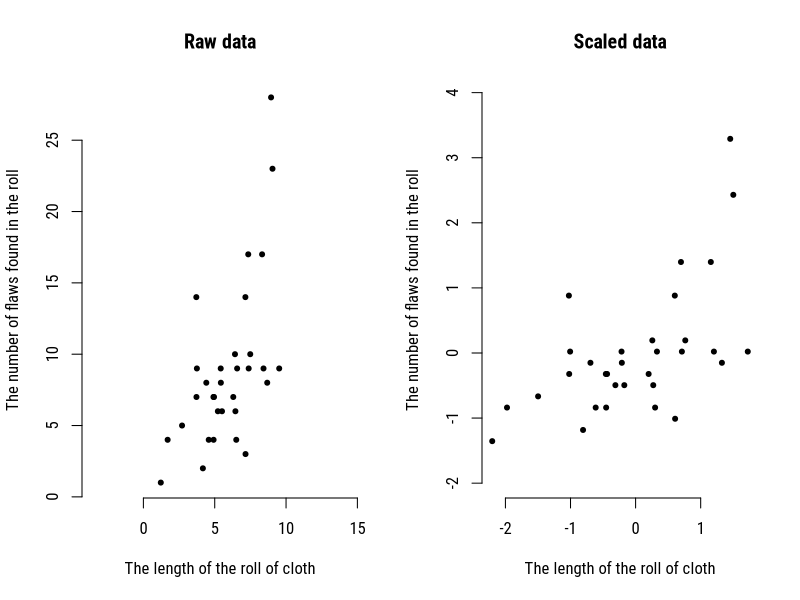
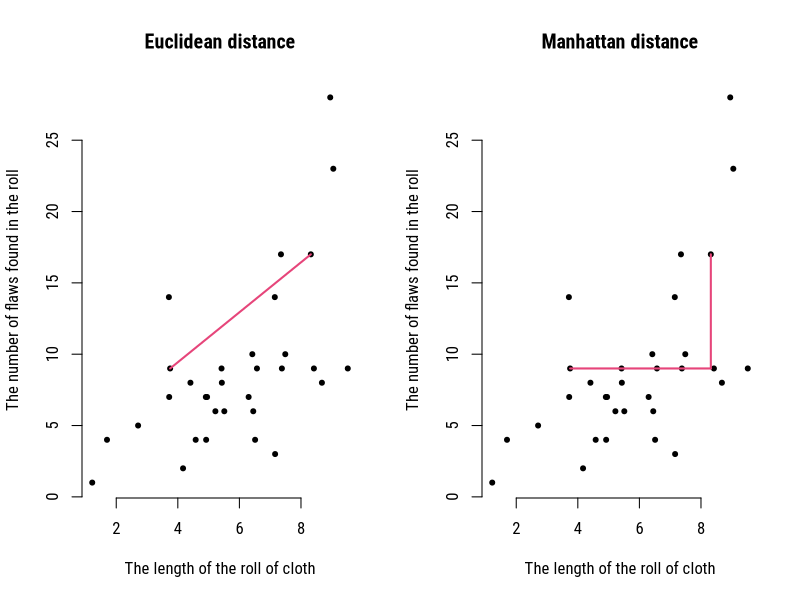

Reproduce these figures in R, in order. (Note: this script raises an error after producing the figures.)
## ---- chunk 1
# Settings
knitr::opts_chunk$set(echo = F, warning = F, message = F, dpi = 200, fig.height = 4)
# Load packages
library('magrittr');library('knitr')
library('cluster')
# Options
options(scipen = F, digits = 3)
# Set colors
Col <- c(red = '#e6457a', green = '#b0e645', blue = '#45cbe6')
## ---- chunk 2
data(cloth, package = 'boot')
par(bty = 'n', family = 'RobotoCondensed', mfrow = 1:2)
plot(cloth, main = "Raw data", 
     xlab = "The length of the roll of cloth", 
     ylab = "The number of flaws found in the roll", 
     pch = 20, asp = 1)
plot(scale(cloth), main = "Scaled data", 
     xlab = "The length of the roll of cloth", 
     ylab = "The number of flaws found in the roll", 
     pch = 20, asp = 1)
## ---- chunk 3
# Visualizatin of Euclidean and Manhattan distances
x <- cloth[c(6,27), 1]; y <- cloth[c(6,27), 2]
par(bty = 'n', family = 'RobotoCondensed', mfrow = 1:2)
# Euclidean
plot(cloth, main = "Euclidean distance", 
     xlab = "The length of the roll of cloth", 
     ylab = "The number of flaws found in the roll", pch = 20)
lines(x[1:2], y[1:2], col = Col['red'], lwd = 2)
# Manhattan
plot(cloth, main = "Manhattan distance", 
     xlab = "The length of the roll of cloth", 
     ylab = "The number of flaws found in the roll", pch = 20)
lines(c(x[1], x[2]), c(y[1], y[1]), col = Col['red'], lwd = 2)
lines(c(x[2], x[2]), c(y[1], y[2]), col = Col['red'], lwd = 2)
## ---- chunk 4
data('Hawks', package = 'Stat2Data')
tail(Hawks[10:19], 10) %>% kable
## ---- chunk 5
Sample <- Hawks[6:11, c(10,14)]
par(bty = 'n', family = 'RobotoCondensed', mar = c(4,4,0,0))
plot(Sample, 
     xlab = "Wing length, mm", ylab = "Tail length, mm", 
     pch = 20, cex = 2,  asp = 1)
text(Sample, rownames(Sample), 0, 2)
## ---- chunk 6
dist(Sample) %>% as.matrix %>% kable
## ---- chunk 7
par(bty = 'n', family = 'RobotoCondensed')
plot(Sample, 
     xlab = "Wing length, mm", ylab = "Tail length, mm", 
     pch = 20, cex = 2,  asp = 1)
text(Sample, rownames(Sample), 0, 2)
## ---- chunk 8
par(bty = 'n', family = 'RobotoCondensed', mfrow = 1:2)
i <- 'ward.D2'
dist(Sample) %>% hclust(method = i) %>% plot(main = paste("Linkage:", toupper(i)))
par(bty = 'n', family = 'RobotoCondensed')
plot(Sample, 
     xlab = "Wing length, mm", ylab = "Tail length, mm", 
     pch = 20, cex = 2,  asp = 1)
text(Sample, rownames(Sample), 0, 2)
## ---- chunk 9
par(bty = 'n', family = 'RobotoCondensed', mfrow = c(1,4))
for (i in c('single', 'complete', 'average', 'ward.D2')) {
  dist(Sample) %>% hclust(method = i) %>% plot(main = paste("Linkage:", toupper(i)))
}
## ---- chunk 10
par(bty = 'n', family = 'RobotoCondensed', mar = c(0,4,4,0))
Clust <- dist(Hawks[1:100, 10:19]) %>% hclust(method = 'ward.D2')
plot(Clust, cex = .5)
## ---- chunk 11
par(bty = 'n', family = 'RobotoCondensed', mar = c(0,4,4,0))
Clust <- dist(Hawks[1:100, 10:19]) %>% hclust(method = 'ward.D2')
plot(Clust, cex = .5)
abline(h = 1000, col = Col['red'])
## ---- chunk 12
table(dist(Hawks[10:19]) %>% hclust(method = 'ward.D2') %>% cutree(3), 
      Hawks$Species) %>% 
  kable
## ---- chunk 13
data('Auto', package = 'ISLR')
head(Auto[, 1:7], 4) %>% kable
## ---- chunk 14
Oie <- scale(Auto[, 1:7])
head(Oie, 4) %>% kable
## ---- chunk 15
par(family = 'RobotoCondensed')
Auto[, 1:7] %>% pairs(pch = 20, cex = .5)
## ---- chunk 16
PCA <- prcomp(Oie)
PCs <- PCA$x[, 1:2]
par(bty = 'n', family = 'RobotoCondensed', pty = 's', mar = c(4,4,0,0))
plot(PCs, pch = 20)
## ---- chunk 17
kmFun <- function(x, k) kmeans(x, k, iter.max = 50, nstart = 10)
kmG <- clusGap(Oie, kmFun, K.max = 8, B = 10)
par(bty = 'n', family = 'RobotoCondensed')
plot(kmG)
## ---- chunk 18
par(bty = 'n', family = 'RobotoCondensed', pty = 's', mar = c(4,4,0,0))
plot(PCs, pch = 20)
## ---- chunk 19
par(bty = 'n', family = 'RobotoCondensed', pty = 's', mfrow = c(2,3), 
    mar = c(4,4,0,0))
replicate(6, {
  Kmeans <- kmeans(PCs, 4, iter.max = 1, nstart = 1)
  plot(PCs, pch = 20, col = rainbow(4)[Kmeans$cluster])
  Kmeans$centers %>% points(col = 'black', pch = 4, lwd = 2)
  }) %>% invisible # To hide printing from replicate
## ---- chunk 20
par(bty = 'n', family = 'RobotoCondensed', pty = 's', mar = c(4,4,0,0))
Kmeans <- kmeans(PCs, 4, iter.max = 10, nstart = 10)
plot(PCs, pch = 20, col = rainbow(4)[Kmeans$cluster])
Kmeans$centers %>% points(col = 'black', pch = 4, lwd = 2)
## ---- chunk 21
cbind(Auto, Cluster = Kmeans$cluster) %>% head %>% kable
## ---- chunk 22
aggregate(Auto[, 1:7], by = list(Cluster = Kmeans$cluster), FUN = mean) %>% kable
## ---- chunk 23
par(bty = 'n', family = 'RobotoCondensed', mfrow = c(2,3), mar = c(4,4,2,2))
for (i in c(1,3:7)) {
  boxplot(Auto[, i] ~ Kmeans$cluster, xlab = "Cluster", ylab = names(Auto)[i], 
          col = rainbow(4)[unique(Kmeans$cluster)])
}
